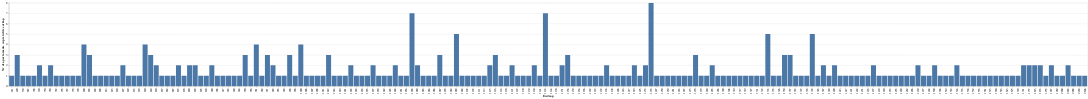

This figure's notebook cell:
### Code cell
histEurPerMP = alt.Chart(source).mark_bar(clip=True).encode(
    y=alt.Y('count(eur/mp):Q' ,axis=alt.Axis(title='Nr de apartamente cu pretul de eur/mp ')),
    x=alt.X('eur/mp:O', axis=alt.Axis( title='Eur/mp')),
    tooltip = [alt.Tooltip ('count()', title = 'Nr de apartamente pt fiecare tip'),
               alt.Tooltip('mean(price)', title = 'Medie pret'),
               alt.Tooltip('mean(areaRaw)', title = 'Medie suprafata')]
)
histEurPerMP

### Figure 1 — Vega-Lite specification as saved in the notebook (floating-point values rounded to 4 significant figures; data arrays with more than 128 entries replaced by an {"elided": "..."} marker saying what was removed)
{"$schema": "https://vega.github.io/schema/vega-lite/v4.17.0.json", "config": {"view": {"continuousHeight": 300, "continuousWidth": 400}}, "data": {"name": "data-3f4460ae272c1c86bff9579c6354af59"}, "datasets": {"data-3f4460ae272c1c86bff9579c6354af59": {"elided": "296 records"}}, "encoding": {"tooltip": [{"aggregate": "count", "title": "Nr de apartamente pt fiecare tip", "type": "quantitative"}, {"aggregate": "mean", "field": "price", "title": "Medie pret", "type": "quantitative"}, {"aggregate": "mean", "field": "areaRaw", "title": "Medie suprafata", "type": "quantitative"}], "x": {"axis": {"title": "Eur/mp"}, "field": "eur/mp", "type": "ordinal"}, "y": {"aggregate": "count", "axis": {"title": "Nr de apartamente cu pretul de eur/mp "}, "field": "eur/mp", "type": "quantitative"}}, "mark": {"clip": true, "type": "bar"}}
